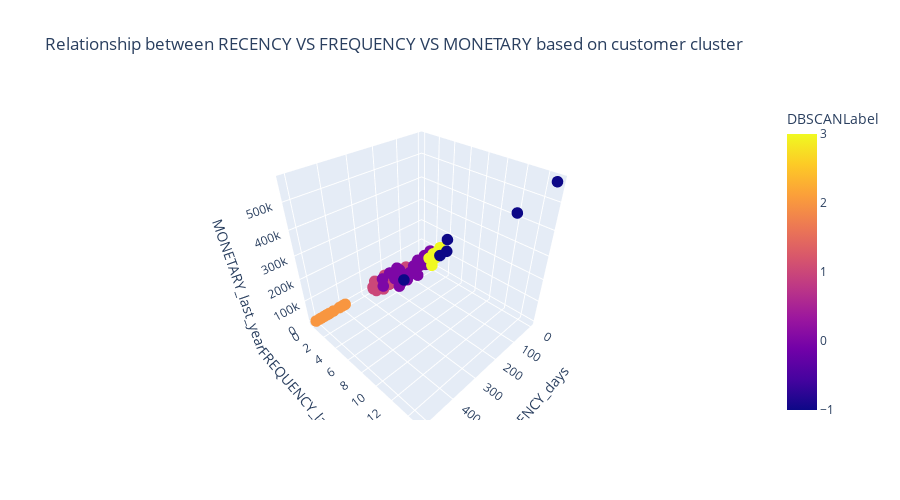

The notebook cell this image was saved under:
### Code cell
min_points = rfm_array_scaled.shape[1] + 1
dbscan_clustering = DBSCAN(min_samples=min_points, eps=0.5).fit(rfm_array_scaled)
customer_df = customer_df.assign(DBSCANLabel=dbscan_clustering.labels_)
rfm_df_scaled = rfm_df_scaled.assign(DBSCANLabel=dbscan_clustering.labels_)
rfm_df = rfm_df.assign(DBSCANLabel=dbscan_clustering.labels_)

fig = px.scatter_3d(
    data_frame=rfm_df,
    x= "RECENCY_days",
    y = "FREQUENCY_last_year",
    z= "MONETARY_last_year",
    title = "Relationship between RECENCY VS FREQUENCY VS MONETARY based on customer cluster",
    color = "DBSCANLabel",
    height=500
)
fig.update_traces(marker_size = 4)
fig.show()

customer_clusters_summarize = customer_df.groupby("DBSCANLabel")[["RECENCY_days", "FREQUENCY_last_year", "MONETARY_last_year"]].median()
customer_clusters_summarize.assign(CustomersCount=np.unique(dbscan_clustering.labels_, return_counts=True)[1])
# np.unique(dbscan_clustering.labels_, return_counts=True)[1]

### Figure 1 — Plotly figure (JSON) as saved in the notebook; plotly's stock layout.template omitted (floating-point values rounded to 4 significant figures)
{"data": [{"hovertemplate": "RECENCY_days=%{x}<br>FREQUENCY_last_year=%{y}<br>MONETARY_last_year=%{z}<br>DBSCANLabel=%{marker.color}<extra></extra>", "legendgroup": "", "marker": {"color": [0, 1, 0, 0, 0, 0, 0, 1, 1, 1, 0, 0, 1, 1, 1, 2, 2, 1, 1, 1, 1, 2, 0, 0, 1, 1, 2, 3, -1, 2, 2, 0, 1, -1, 0, 0, 1, 3, 3, 1, 1, 1, 0, 0, -1, 0, 0, 0, 0, 2, 1, 1, 0, 1, 1, -1, 1, 1, 0, 1, 1, 0, 2, 1, 0, 0, 3, 1, 1, 0, 3, 2, 0, 2, 0, 3, 1, 1, 2, 0, 1, 3, -1, 1, 0, 1, 0, 1, 1, -1, 2, 1], "coloraxis": "coloraxis", "size": 4, "symbol": "circle"}, "mode": "markers", "name": "", "scene": "scene", "showlegend": false, "type": "scatter3d", "x": [195, 64, 264, 83, 187, 22, 183, 118, 232, 54, 179, 207, 258, 207, 112, 438, 388, 221, 229, 191, 257, 460, 131, 97, 211, 196, 465, 46, 1, 400, 495, 90, 188, 0, 89, 26, 178, 25, 38, 221, 270, 237, 21, 192, 0, 197, 75, 145, 230, 508, 209, 82, 47, 228, 144, 2, 194, 195, 181, 283, 208, 263, 413, 120, 1, 30, 62, 200, 284, 141, 14, 455, 89, 476, 183, 2, 179, 145, 392, 146, 58, 39, 39, 227, 111, 139, 53, 274, 207, 193, 488, 211], "y": [2, 1, 2, 2, 2, 2, 2, 1, 1, 1, 2, 2, 1, 1, 1, 0, 0, 1, 1, 1, 1, 0, 2, 2, 1, 1, 0, 3, 4, 0, 0, 2, 1, 15, 2, 2, 1, 3, 3, 1, 1, 1, 2, 2, 4, 2, 2, 2, 2, 0, 1, 1, 2, 1, 1, 12, 1, 1, 2, 1, 1, 2, 0, 1, 2, 2, 3, 1, 1, 2, 3, 0, 2, 0, 2, 3, 1, 1, 0, 2, 1, 3, 4, 1, 2, 1, 2, 1, 1, 3, 0, 1], "z": [106800.0, 15140.0, 94120.0, 65010.0, 7620.0, 26710.0, 91222, 21730.0, 59070.0, 14070.0, 19200.0, 60420.0, 34990.0, 9215.0, 3987.0, 0, 0, 36580.0, 27450.0, 27730.0, 18970.0, 0, 46590.0, 54200.0, 34550.0, 15930.0, 0, 54840.0, 122100.0, 0, 0, 7303.0, 30180.0, 567300.0, 87060.0, 75780.0, 29340.0, 83210.0, 91280.0, 60270.0, 16360.0, 3221.0, 97930.0, 58990.0, 180100.0, 92930.0, 52950.0, 22450.0, 103100.0, 0, 31450.0, 8775.0, 41100.0, 46870.0, 11020.0, 420800.0, 30350.0, 49000.0, 64960.0, 34150.0, 55570.0, 57200.0, 0, 49060.0, 56170.0, 58260.0, 100900.0, 41700.0, 43330.0, 30090.0, 111200.0, 0, 85550.0, 0, 48900.0, 123200.0, 13740.0, 51370.0, 0, 16450.0, 46519, 111500.0, 120600.0, 68940.0, 69170.0, 44270.0, 91210.0, 67280.0, 56370.0, 66010.0, 0, 51330.0]}], "layout": {"coloraxis": {"colorbar": {"title": {"text": "DBSCANLabel"}}, "colorscale": [[0, "#0d0887"], [0.1111, "#46039f"], [0.2222, "#7201a8"], [0.3333, "#9c179e"], [0.4444, "#bd3786"], [0.5556, "#d8576b"], [0.6667, "#ed7953"], [0.7778, "#fb9f3a"], [0.8889, "#fdca26"], [1, "#f0f921"]]}, "height": 500, "legend": {"tracegroupgap": 0}, "scene": {"domain": {"x": [0, 1], "y": [0, 1]}, "xaxis": {"title": {"text": "RECENCY_days"}}, "yaxis": {"title": {"text": "FREQUENCY_last_year"}}, "zaxis": {"title": {"text": "MONETARY_last_year"}}}, "title": {"text": "Relationship between RECENCY VS FREQUENCY VS MONETARY based on customer cluster"}}}
